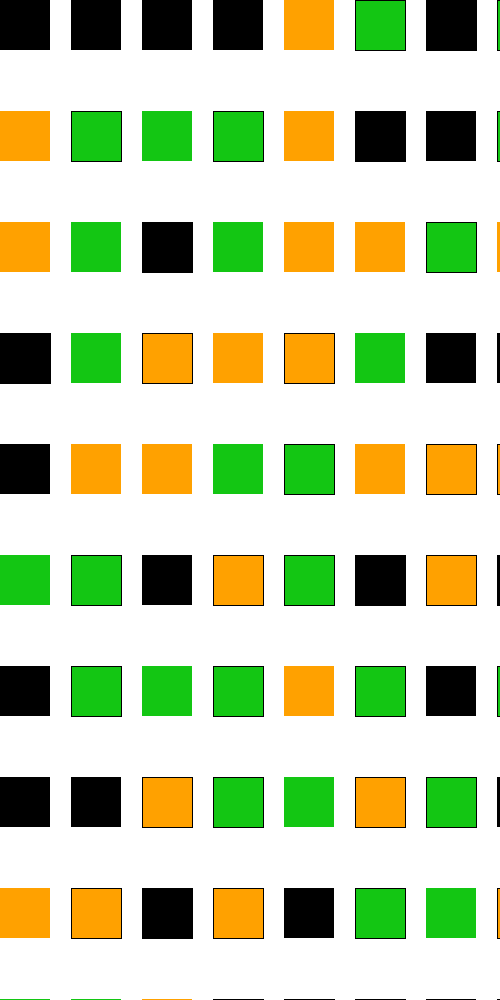
Frame 1 (no input)
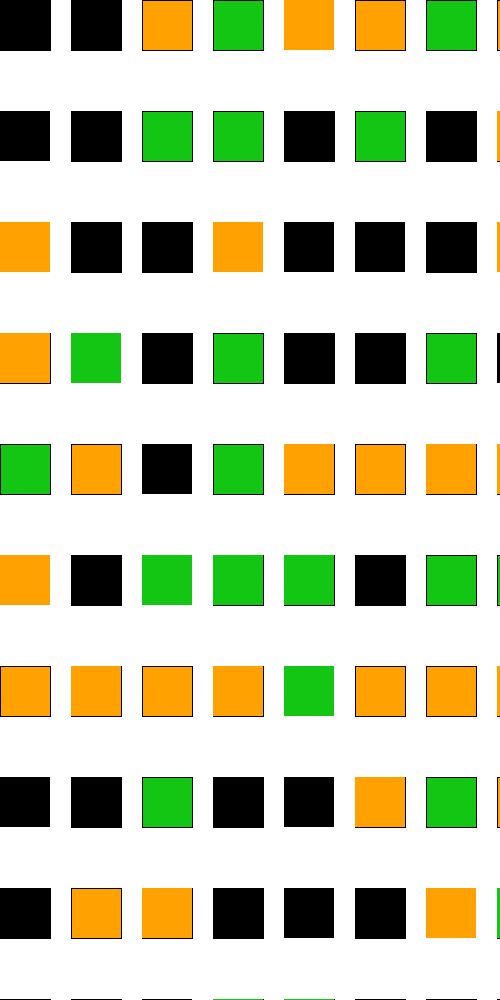
Frame 2 (the mouse pressed at the canvas centre, redrawn once)

The Processing sketch that drew these frames (run headless with seeded random() and noise(); the mouse was pressed at the canvas centre and the sketch redrawn once):

// Processing sketch: s04t00Max
// ── s04t00Max.pde
// Expresión Digital - Diseño Digital - UDD - 2016
// Max Cordero
// s04t00
/*Patrón en grilla de 7x9. Cuadrados se dibujan con random de mi paleta de colores y otro random de 2 variables elije si se dibuja con o sin Stroke. en */
 
color random;

void setup() {
  colorMode(HSB, 360, 100, 100, 100);
  size(500, 1000);
  background(0, 0, 100);
  noLoop();
}

void draw() {

  for (int x = 0; x <= width; x = x + width/7) {
    for (int y = 0; y <= height; y = y + height/9) {
      int c = int(random(0, 3));
      if (c == 0) {c = color(120, 90, 78);}
      if (c == 1) {c = color(0, 0, 0);}
      if (c == 2) {c = color(38, 100, 100);}
      int i = int(random(0, 2));
      if ( i == 0) {fill(c); noStroke(); rect(x, y, width/10, width/10);}
      if (i == 1) {fill(c); stroke(0, 0, 0); rect(x, y, width/10, width/10);}
    }
  }
}
